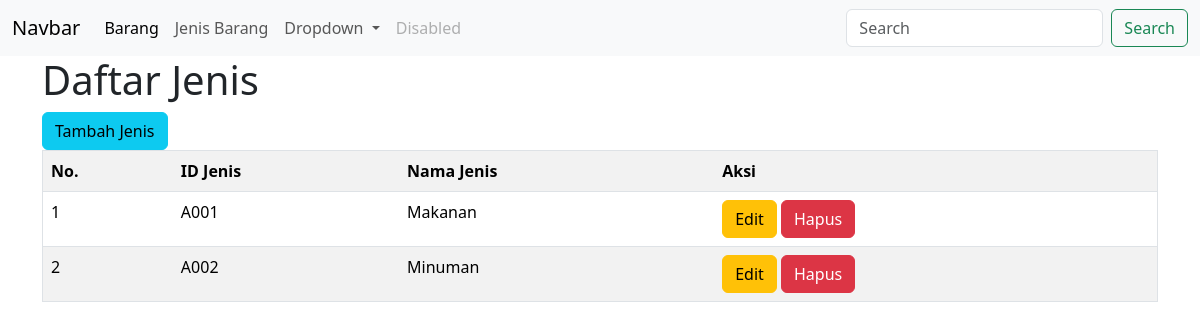
The app's page /view/jenis_barang/index.php with its own data.
### tables this page shows
CREATE TABLE `jenis_barang` (
  `id_jenis` varchar(50) NOT NULL,
  `nama_jenis` varchar(50) DEFAULT NULL
);

### view/jenis_barang/index.php (the view, shortened to what this page needs)
<!DOCTYPE html>
<html lang="en">
<head>
    <link rel="stylesheet" href="https://cdn.jsdelivr.net/npm/bootstrap@5.3.3/dist/css/bootstrap.min.css">
</head>
<body>
<nav class="navbar navbar-expand-lg bg-body-tertiary">
  <div class="container-fluid">
    <a class="navbar-brand" href="#">Navbar</a>
    <div class="collapse navbar-collapse" id="navbarSupportedContent">
      <ul class="navbar-nav me-auto mb-2 mb-lg-0">
        <li class="nav-item">
          <a class="nav-link active" aria-current="page" href="../barang">Barang</a>
        </li>
        <li class="nav-item">
          <a class="nav-link" href="../jenis_barang">Jenis Barang</a>
        </li>
        <li class="nav-item dropdown">
          <a class="nav-link dropdown-toggle" href="#" role="button" data-bs-toggle="dropdown" aria-expanded="false">
            Dropdown
          </a>
        </li>
        <li class="nav-item">
          <a class="nav-link disabled" aria-disabled="true">Disabled</a>
        </li>
      </ul>
      <form class="d-flex" role="search">
        <input class="form-control me-2" type="search" placeholder="Search" aria-label="Search">
        <button class="btn btn-outline-success" type="submit">Search</button>
      </form>
    </div>
  </div>
</nav>
<div class="container">
    <h1>Daftar Jenis</h1>
    <a href="tambah.php" class="btn btn-info">Tambah Jenis</a>
    <table border='1' class="table table-striped">
        <tr>
            <th>No.</th>
            <th>ID Jenis</th>
            <th>Nama Jenis</th>
            <th>Aksi</th>
        </tr>
        <?php
        include '../../config/koneksi.php';
        $query = mysqli_query($conn, "SELECT * FROM jenis_barang");
        $no=1;
        if(mysqli_num_rows($query)){
            while($result=mysqli_fetch_assoc($query)){
            ?>
            <tr>
                <td><?php echo $no ?></td>
                <td><?php echo $result['id_jenis'] ?></td>
                <td><?php echo $result['nama_jenis'] ?></td>
                <td>
                    <a href="" class= "btn btn-warning">Edit </a>
                    <a href="" class= "btn btn-danger">Hapus </a>
                </td>
            </tr>
            <?php
            $no++;}
        }
        else{
            echo "Data Kurang";
        }
        ?>
    </table>
    </div>
</body>
</html><script src="https://cdn.jsdelivr.net/npm/bootstrap@5.3.3/dist/js/bootstrap.bundle.min.js"></script>

### records on screen
jenis_barang: id_jenis "A001", nama_jenis "Makanan"
jenis_barang: id_jenis "A002", nama_jenis "Minuman"
